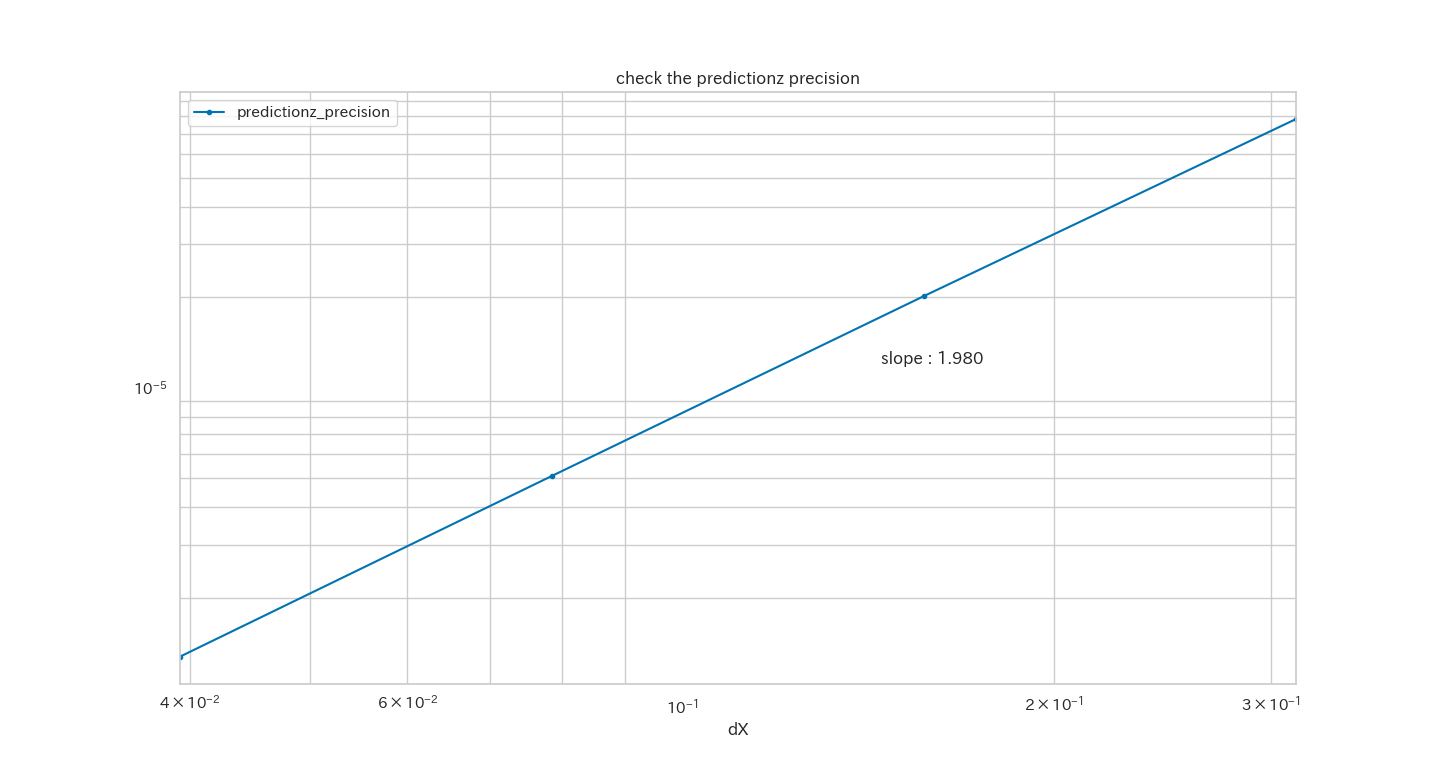

Here is the Python script that generated this plot:
import matplotlib.pyplot as plt
import seaborn as sns
from matplotlib import cm
from ipywidgets import interact, FloatSlider
import numpy as np
import matplotlib as mpl
from mpl_toolkits.mplot3d import Axes3D
#スタイルの設定
sns.set(font="TakaoPGothic", palette="colorblind", style="whitegrid")
#datファイルからデータを読み取る
axisx, axisy = np.loadtxt("./chk_predictionz_precision.dat", comments='!', unpack=True)
#x, yの値の設定
x = axisx
y = axisy
log_x = [np.log(i) for i in x]
log_y = [np.log(i) for i in y]
#回帰直線
a, b = np.polyfit(log_x, log_y, 1)
print('a is :', a)
print('b is :', b)
# 1. Figureのインスタンスを生成
fig = plt.figure()
# 2. Axesのインスタンスを生成
ax = fig.add_subplot(111)
# 3. データを渡してプロット
line1, = ax.plot(x, y, label = 'predictionz_precision', marker='.')
# 4. グラフタイトル, ラベル付け等
ax.set_xlim(2.0*np.pi/160, 2.0*np.pi/20)
ax.set_xscale("log")
ax.set_yscale("log")
ax.set_xlabel("dX")
ax.text(0.145, 0.000012, 'slope : 1.980')
ax.set_title("check the predictionz precision")
ax.legend()
# 5. グラフを描画
plt.grid(which="both")
plt.show()
